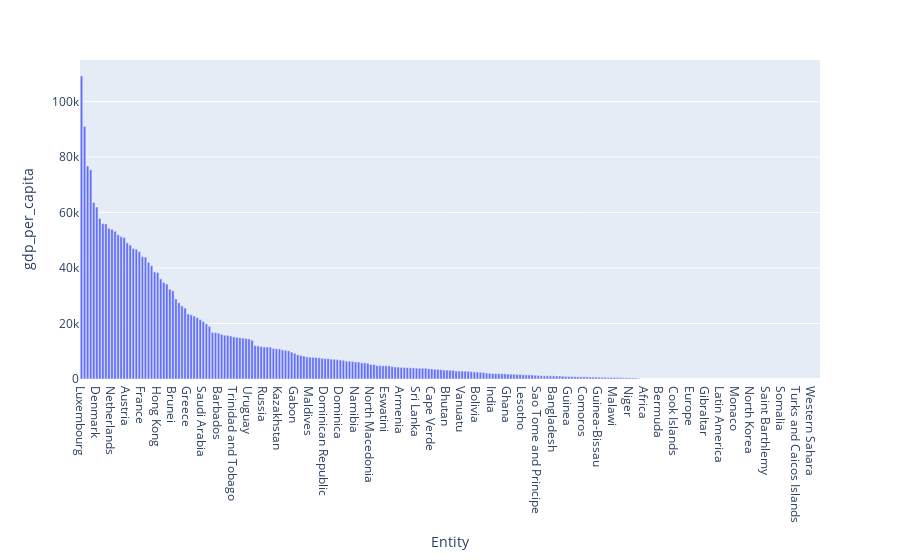

Notebook code cell kept with this figure:
### Code cell
#or visually
px.bar(gdp_and_pop_2017.sort_values("gdp_per_capita",ascending = False), x = "Entity", y = "gdp_per_capita")

### Figure 1 — Plotly figure (JSON) as saved in the notebook; plotly's stock layout.template omitted (floating-point values rounded to 4 significant figures; data arrays with more than 128 entries replaced by an {"elided": "..."} marker saying what was removed)
{"data": [{"alignmentgroup": "True", "hovertemplate": "Entity=%{x}<br>gdp_per_capita=%{y}<extra></extra>", "legendgroup": "", "marker": {"color": "#636efa", "pattern": {"shape": ""}}, "name": "", "offsetgroup": "", "orientation": "v", "showlegend": false, "textposition": "auto", "type": "bar", "x": {"elided": "243 str values"}, "xaxis": "x", "y": {"elided": "243 float values"}, "yaxis": "y"}], "layout": {"barmode": "relative", "legend": {"tracegroupgap": 0}, "margin": {"t": 60}, "xaxis": {"anchor": "y", "domain": [0, 1], "title": {"text": "Entity"}}, "yaxis": {"anchor": "x", "domain": [0, 1], "title": {"text": "gdp_per_capita"}}}}
